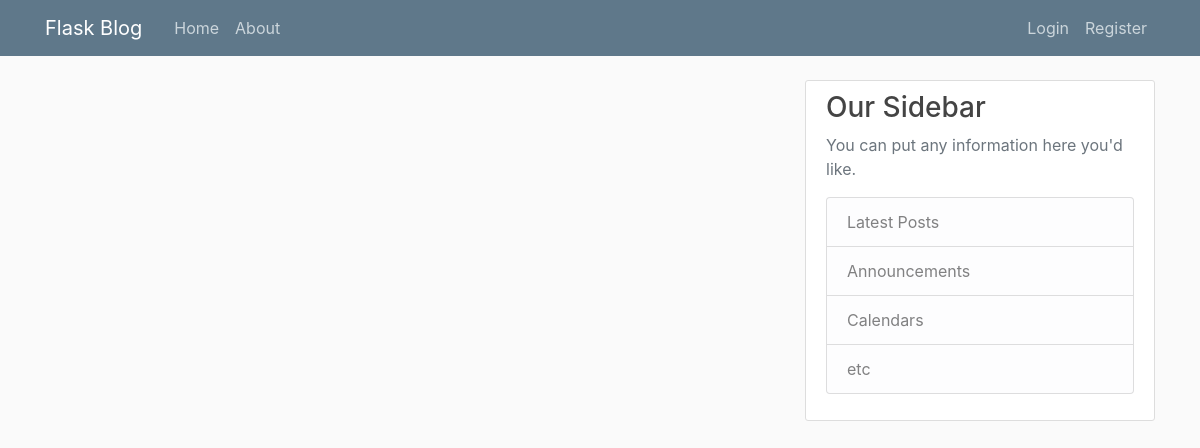
The page /index on the database as committed earlier.
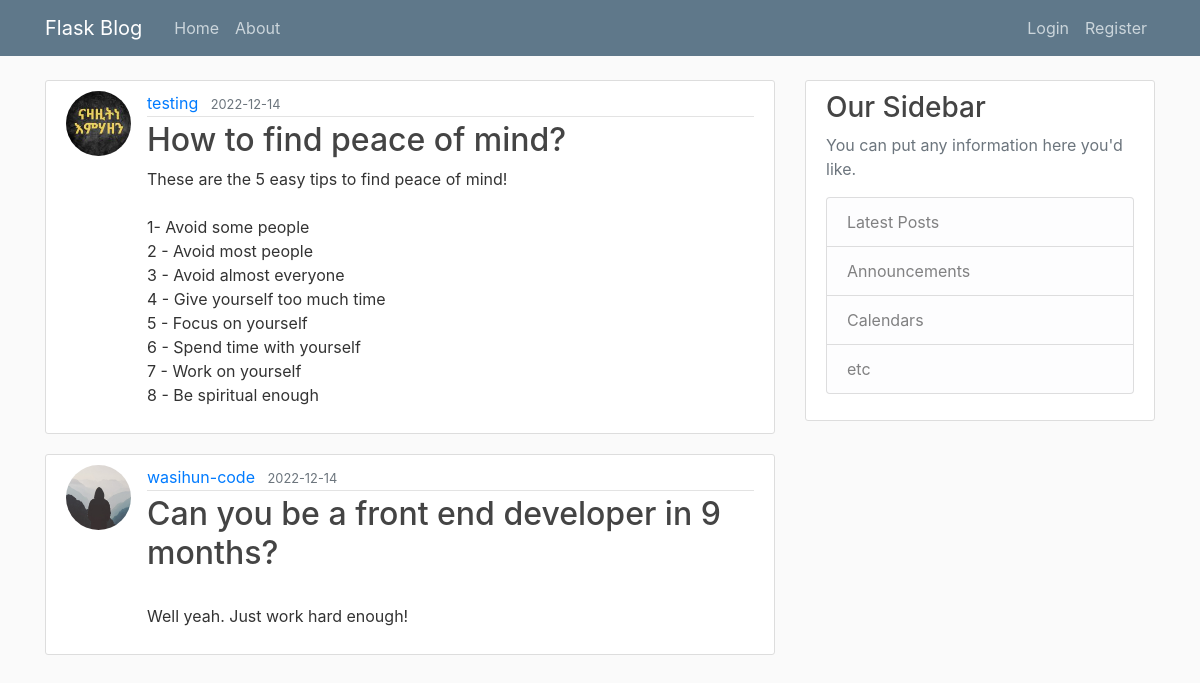
The same page on the database as committed later.
### flaskblog/models.py (models this page shows, shortened)
class Post(db.Model):
    id = db.Column(db.Integer, primary_key=True)
    title = db.Column(db.String(100), nullable=False, unique=True)
    date_posted = db.Column(db.DateTime, nullable=False, default=datetime.utcnow())
    content = db.Column(db.Text, nullable=False)
    user_id = db.Column(db.Integer, db.ForeignKey("user.id"), nullable=False)

class User(db.Model, UserMixin):
    id = db.Column(db.Integer, primary_key=True)
    username = db.Column(db.String(20), unique=True, nullable=False)
    email = db.Column(db.String(120), unique=True, nullable=False)
    password = db.Column(db.String(60), nullable=False)
    image = db.Column(
        db.String(20),
        nullable=False,
        default="default.jpg",
    )
    posts = db.relationship("Post", backref="author", lazy=True)

### flaskblog/routes.py (the view)
@app.route("/")
@app.route("/index")
def index() -> str:
    posts = Post.query.all()
    return render_template("index.html", posts=posts)

### flaskblog/templates/index.html (shortened to what this page needs)
{% extends 'layout.html' %}
{% block content %}
{% for post in posts %}
    <article class="media content-section">
        <img class="rounded-circle article-img"
            src="{{url_for('static', filename='profile_pictures/'+post.author.image)}}" />
            <div class="media-body">
                <div class="article-metadata">
                    <a class="mr-2" href="#">{{ post.author.username }}</a>
                    <small class="text-muted">{{ post.date_posted.strftime('%Y-%m-%d') }}</small>
                </div>
                <h2><a class="article-title" href="#">{{ post.title }}</a></h2>
                <p class="article-content">{{ post.content }}</p>
            </div>
    </article>
{% endfor %}
{% endblock content %}

### flaskblog/templates/layout.html (shortened to what this page needs)
<!doctype html>
<html lang="en">
  <head>
    <link rel="stylesheet" href="https://stackpath.bootstrapcdn.com/bootstrap/4.3.1/css/bootstrap.min.css">
    <link rel="stylesheet" type="text/css" href=" {{ url_for('static', filename='styles.css') }}" />
  </head>
  <body>
    <header class="site-header">
        <nav class="navbar navbar-expand-md navbar-dark bg-steel fixed-top">
          <div class="container">
            <a class="navbar-brand mr-4" href="/">Flask Blog</a>
            <div class="collapse navbar-collapse" id="navbarToggle">
              <div class="navbar-nav mr-auto">
                <a class="nav-item nav-link" href="{{ url_for('index') }}">Home</a>
                <a class="nav-item nav-link" href="{{ url_for('about') }}">About</a>
              </div>
              <div class="navbar-nav">
                {% if current_user.is_authenticated %}
                    <a class="nav-item nav-link" href="{{ url_for('new_post') }}">New Post</a>
                    <a class="nav-item nav-link" href="{{ url_for('account') }}">Account</a>
                    <a class="nav-item nav-link" href="{{ url_for('logout') }}">Logout</a>
                {% else %}
                    <a class="nav-item nav-link" href="{{ url_for('login') }}">Login</a>
                    <a class="nav-item nav-link" href="{{ url_for('register') }}">Register</a>
                {% endif %}
              </div>
            </div>
          </div>
        </nav>
      </header>
      <main role="main" class="container mt-5">
        <div class="row">
          <div class="col-md-8">
            {% block content %}
            {% endblock %}
          </div>
          <div class="col-md-4">
            <div class="content-section">
              <h3>Our Sidebar</h3>
              <p class='text-muted'>You can put any information here you'd like.
                <ul class="list-group">
                  <li class="list-group-item list-group-item-light">Latest Posts</li>
                  <li class="list-group-item list-group-item-light">Announcements</li>
                  <li class="list-group-item list-group-item-light">Calendars</li>
                  <li class="list-group-item list-group-item-light">etc</li>
                </ul>
              </p>
            </div>
          </div>
        </div>
      </main>
    </body>
</html>

### flaskblog/static/styles.css (style rules this page uses)
body { background: #fafafa; color: #333333; margin-top: 5rem; }
h1, h2, h3, h4, h5, h6 { color: #444444; }
.bg-steel { background-color: #5f788a; }
.site-header .navbar-nav .nav-link { color: #cbd5db; }
.content-section { background: #ffffff; padding: 10px 20px; border: 1px solid #dddddd; border-radius: 3px; margin-bottom: 20px; }
.article-title { color: #444444; }
.article-content { white-space: pre-line; }
.article-img { height: 65px; width: 65px; margin-right: 16px; }
.article-metadata { padding-bottom: 1px; margin-bottom: 4px; border-bottom: 1px solid #e3e3e3 }

Rows that differ between the two databases and show on the page:
added Post: image (picture), author.username "testing", date_posted "2022-12-14", title "How to find peace of mind?", content "These are the 5 easy tips to find peace of mind! 1- Avoid some people 2 - Avoid most people 3 - Avoid almost everyone 4 - Give yourself too much time 5 - Focus on yourself 6 - Spend time with yourself 7 - Work on yourself 8 - Be spiritual enough"
added Post: image (placeholder picture), author.username "wasihun-code", date_posted "2022-12-14", title "Can you be a front end developer in 9 months?", content "Well yeah. Just work hard enough!"
